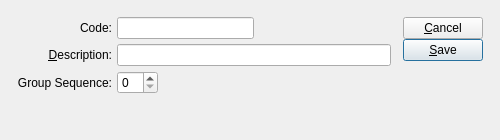
<?xml version="1.0" encoding="UTF-8"?>
<ui version="4.0">
 <comment>This file is part of the xTuple ERP: PostBooks Edition, a free and
open source Enterprise Resource Planning software suite,
Copyright (c) 1999-2019 by OpenMFG LLC, d/b/a xTuple.
It is licensed to you under the Common Public Attribution License
version 1.0, the full text of which (including xTuple-specific Exhibits)
is available at www.xtuple.com/CPAL.  By using this software, you agree
to be bound by its terms.</comment>
 <class>taxClass</class>
 <widget class="QDialog" name="taxClass">
  <property name="geometry">
   <rect>
    <x>0</x>
    <y>0</y>
    <width>500</width>
    <height>140</height>
   </rect>
  </property>
  <property name="windowTitle">
   <string>Tax Class</string>
  </property>
  <layout class="QGridLayout" name="gridLayout_3">
   <item row="0" column="0">
    <layout class="QGridLayout" name="gridLayout_2">
     <property name="margin">
      <number>12</number>
     </property>
     <property name="spacing">
      <number>12</number>
     </property>
     <item row="0" column="0">
      <layout class="QVBoxLayout" name="verticalLayout">
       <item>
        <layout class="QGridLayout" name="gridLayout">
         <item row="0" column="0">
          <widget class="QLabel" name="_taxClassLit">
           <property name="text">
            <string>Code:</string>
           </property>
           <property name="alignment">
            <set>Qt::AlignRight|Qt::AlignTrailing|Qt::AlignVCenter</set>
           </property>
           <property name="buddy">
            <cstring>_taxClass</cstring>
           </property>
          </widget>
         </item>
         <item row="0" column="1">
          <layout class="QHBoxLayout">
           <property name="spacing">
            <number>0</number>
           </property>
           <property name="margin">
            <number>0</number>
           </property>
           <item>
            <widget class="XLineEdit" name="_taxClass"/>
           </item>
           <item>
            <spacer name="Spacer29">
             <property name="orientation">
              <enum>Qt::Horizontal</enum>
             </property>
             <property name="sizeType">
              <enum>QSizePolicy::Expanding</enum>
             </property>
             <property name="sizeHint" stdset="0">
              <size>
               <width>20</width>
               <height>20</height>
              </size>
             </property>
            </spacer>
           </item>
          </layout>
         </item>
         <item row="1" column="0">
          <widget class="QLabel" name="_descriptionLit">
           <property name="text">
            <string>&amp;Description:</string>
           </property>
           <property name="alignment">
            <set>Qt::AlignRight|Qt::AlignTrailing|Qt::AlignVCenter</set>
           </property>
           <property name="buddy">
            <cstring>_description</cstring>
           </property>
          </widget>
         </item>
         <item row="1" column="1">
          <widget class="XLineEdit" name="_description">
           <property name="sizePolicy">
            <sizepolicy hsizetype="Expanding" vsizetype="Fixed">
             <horstretch>0</horstretch>
             <verstretch>0</verstretch>
            </sizepolicy>
           </property>
          </widget>
         </item>
         <item row="2" column="0">
          <widget class="QLabel" name="_seqLit">
           <property name="text">
            <string>Group Sequence:</string>
           </property>
           <property name="alignment">
            <set>Qt::AlignRight|Qt::AlignTrailing|Qt::AlignVCenter</set>
           </property>
           <property name="buddy">
            <cstring>_taxClass</cstring>
           </property>
          </widget>
         </item>
         <item row="2" column="1">
          <layout class="QHBoxLayout" name="horizontalLayout">
           <item>
            <widget class="XSpinBox" name="_seq"/>
           </item>
           <item>
            <spacer name="horizontalSpacer">
             <property name="orientation">
              <enum>Qt::Horizontal</enum>
             </property>
             <property name="sizeHint" stdset="0">
              <size>
               <width>40</width>
               <height>20</height>
              </size>
             </property>
            </spacer>
           </item>
          </layout>
         </item>
        </layout>
       </item>
       <item>
        <spacer name="Spacer287">
         <property name="orientation">
          <enum>Qt::Vertical</enum>
         </property>
         <property name="sizeType">
          <enum>QSizePolicy::Expanding</enum>
         </property>
         <property name="sizeHint" stdset="0">
          <size>
           <width>188</width>
           <height>9</height>
          </size>
         </property>
        </spacer>
       </item>
      </layout>
     </item>
     <item row="0" column="1">
      <layout class="QVBoxLayout">
       <property name="spacing">
        <number>0</number>
       </property>
       <property name="margin">
        <number>0</number>
       </property>
       <item>
        <layout class="QVBoxLayout">
         <property name="spacing">
          <number>0</number>
         </property>
         <property name="margin">
          <number>0</number>
         </property>
         <item>
          <widget class="QPushButton" name="_close">
           <property name="text">
            <string>&amp;Cancel</string>
           </property>
          </widget>
         </item>
         <item>
          <widget class="QPushButton" name="_save">
           <property name="text">
            <string>&amp;Save</string>
           </property>
           <property name="autoDefault">
            <bool>true</bool>
           </property>
           <property name="default">
            <bool>true</bool>
           </property>
          </widget>
         </item>
        </layout>
       </item>
       <item>
        <spacer name="Spacer30">
         <property name="orientation">
          <enum>Qt::Vertical</enum>
         </property>
         <property name="sizeType">
          <enum>QSizePolicy::Expanding</enum>
         </property>
         <property name="sizeHint" stdset="0">
          <size>
           <width>20</width>
           <height>0</height>
          </size>
         </property>
        </spacer>
       </item>
      </layout>
     </item>
    </layout>
   </item>
  </layout>
 </widget>
 <layoutdefault spacing="5" margin="5"/>
 <customwidgets>
  <customwidget>
   <class>XLineEdit</class>
   <extends>QLineEdit</extends>
   <header>xlineedit.h</header>
   <container>1</container>
  </customwidget>
  <customwidget>
   <class>XSpinBox</class>
   <extends>QSpinBox</extends>
   <header>xspinbox.h</header>
  </customwidget>
 </customwidgets>
 <tabstops>
  <tabstop>_taxClass</tabstop>
  <tabstop>_description</tabstop>
  <tabstop>_seq</tabstop>
  <tabstop>_save</tabstop>
  <tabstop>_close</tabstop>
 </tabstops>
 <includes>
  <include location="global">parameter.h</include>
 </includes>
 <resources/>
 <connections>
  <connection>
   <sender>_close</sender>
   <signal>clicked()</signal>
   <receiver>taxClass</receiver>
   <slot>reject()</slot>
   <hints>
    <hint type="sourcelabel">
     <x>20</x>
     <y>20</y>
    </hint>
    <hint type="destinationlabel">
     <x>20</x>
     <y>20</y>
    </hint>
   </hints>
  </connection>
 </connections>
</ui>
